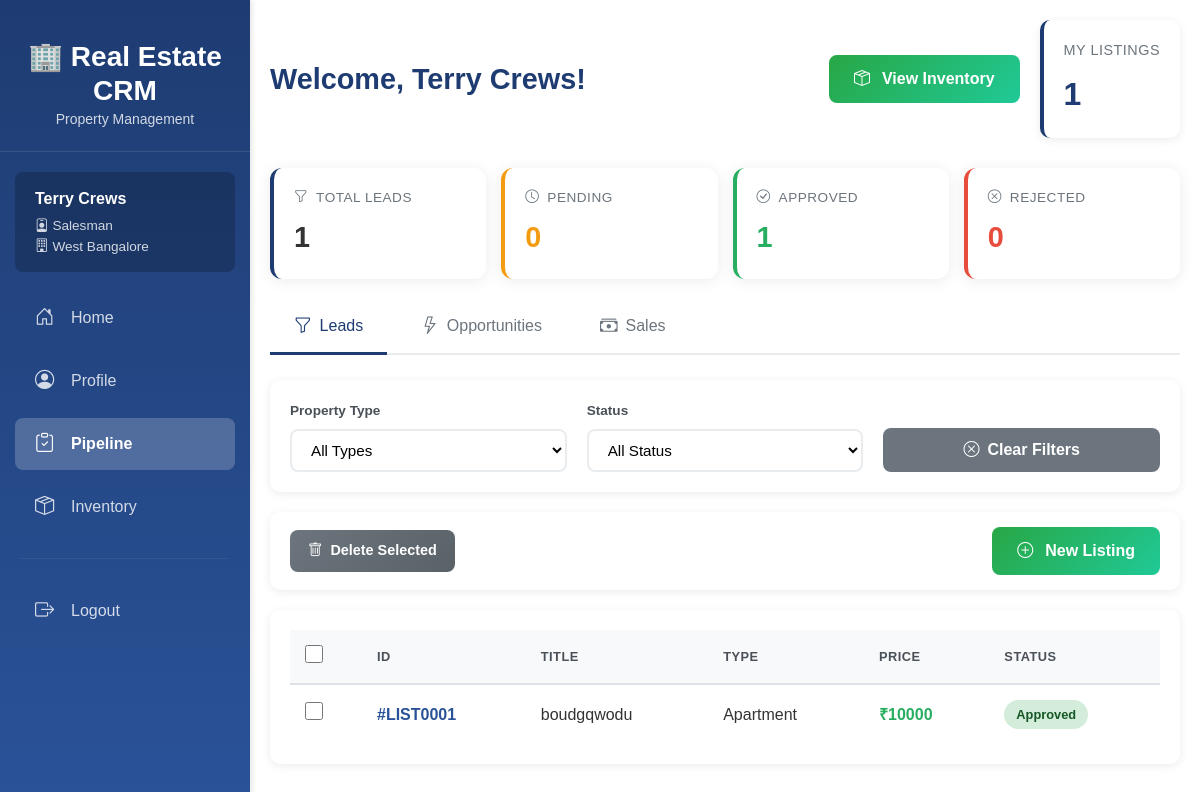
/dashboard/salesman/ (signed in), run on an earlier commit of the app's database.
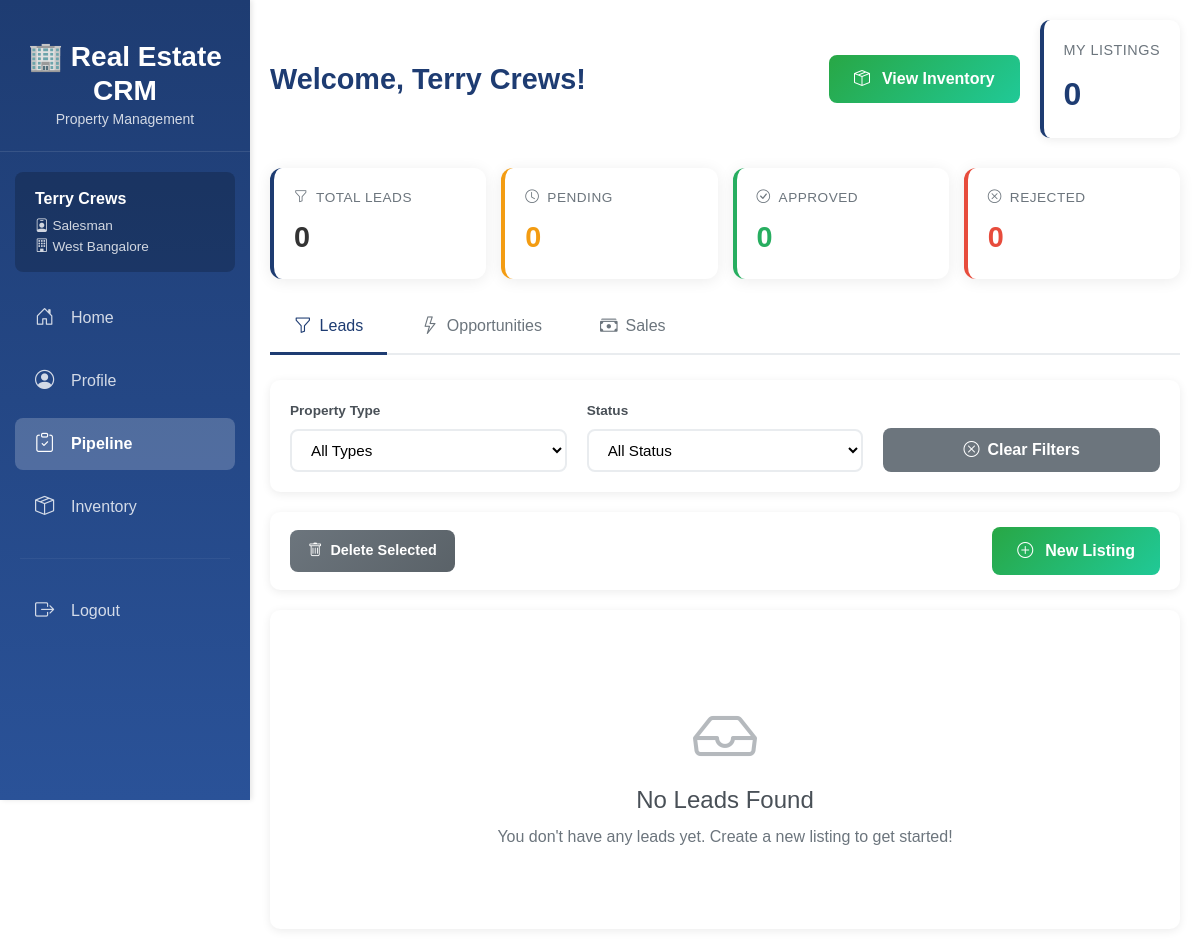
And on a later commit of the database.
### accounts/models.py (models this page shows, shortened)
class User(AbstractUser):
    class Role(models.TextChoices):
        CEO = "CEO", "CEO",
        MANAGER = "Manager", "Manager",
        SALESMAN = "Salesman", "Salesman"
    role = models.CharField(
        max_length=20,
        choices=Role.choices,
        default=Role.SALESMAN
    )
    branch = models.ForeignKey(
        'org.Branch',
        on_delete=models.SET_NULL,
        null=True,
        blank=True,
        related_name='users'
    )

### org/models.py (models this page shows, shortened)
class Branch(models.Model):
    id = models.CharField(max_length=5, primary_key=True)
    name  = models.CharField(max_length = 100)
    region = models.CharField(max_length = 100)
    address = models.TextField()
    is_active = models.BooleanField(default=True)
    class Meta:
        verbose_name = "Branch"
        verbose_name_plural = "Branches"

### inventory/models.py (models this page shows, shortened)
class Listing(models.Model):
    class typeChoices(models.TextChoices):
        VILLA = "Villa", "Villa"
        APARTMENT = "Apartment", "Apartment"
        WAREHOUSE = "Warehouse", "Warehouse"
        RETAIL_STORE = "Retail", "Retail Store"
        OFFICE_SPACE = "Office", "Office Space"
    class leadStatusChoices(models.TextChoices):
        PENDING = "Pending", "Pending Approval"
        REJECTED = "Rejected", "Rejected"
        APPROVED = "Approved", "Approved"
    class oppStatusChoices(models.TextChoices):
        PROSPECTING = "Prospecting", "Prospecting"
        NEGOTIATING = "Negotiating", "Negotiating"
        PENDING = "Pending", "Pending Approval"
        REJECTED = "Rejected", "Rejected"
        APPROVED = "Approved", "Approved"
    class saleStatusChoices(models.TextChoices):
        PROCESSING = "Processing", "Processing"
        CLOSED_WON = "ClosedW", "Closed Won"
        CLOSED_LOST = "ClosedL", "Closed Lost"
    id = models.CharField(max_length=10, primary_key=True)
    branch  = models.ForeignKey(
        'org.Branch',
        on_delete=models.CASCADE,
        related_name='listings'
    )
    type = models.TextField(
        choices=typeChoices.choices,
        default=typeChoices.VILLA)
    proposed_price = models.DecimalField(max_digits=12, decimal_places=2)
    title = models.CharField(max_length=200)
    address = models.TextField()
    city = models.CharField(max_length=100)
    lead_status = models.TextField(
        choices=leadStatusChoices.choices,
        default=leadStatusChoices.PENDING
    )
    lead_approved_by = models.ForeignKey(
        'accounts.User',
        on_delete=models.SET_NULL,
        null=True,
        blank=True,
        related_name='approved_leads'
    )
    lead_approved_at = models.DateTimeField(null=True, blank=True)
    opp_status = models.TextField(
        choices=oppStatusChoices.choices,
        null=True, blank=True
    )
    opp_approved_by = models.ForeignKey(
        'accounts.User',
        on_delete=models.SET_NULL,
        null=True,
        blank=True,
        related_name='approved_opportunities'
    )
    opp_approved_at = models.DateTimeField(null=True, blank=True)
    opp_price = models.DecimalField(max_digits=12, decimal_places=2, null=True, blank=True)
    sale_status = models.TextField(
        choices=saleStatusChoices.choices,
        null=True, blank=True
    )
    sale_closed_at = models.DateTimeField(null=True, blank=True)
    sale_price = models.DecimalField(max_digits=12, decimal_places=2, null=True, blank=True)
    created_at = models.DateTimeField(auto_now_add=True)
    updated_at = models.DateTimeField(auto_now=True)
    is_active = models.BooleanField(default=True)
    assigned_salesman = models.ForeignKey(
        'accounts.User',
        on_delete=models.SET_NULL,
        null=True,
        blank=True,
        related_name='assigned_salesmen',
        limit_choices_to={'role': 'Salesman'},
    )
    comments = models.CharField(null=True, max_length=100, blank=True)

### dashboards/views.py (the view, shortened to what this page needs)
# urls.py: path('salesman/', views.salesman_dashboard, name='salesman_dashboard'),
@login_required
@user_passes_test(is_salesman)
def salesman_dashboard(request):
    listings = listings_visible_to(request.user)
    lead_count = listings.filter(
        Q(lead_status=Listing.leadStatusChoices.PENDING) |
        Q(lead_status=Listing.leadStatusChoices.APPROVED) |
        Q(lead_status=Listing.leadStatusChoices.REJECTED)).count()
    lead_active_count = listings.filter(lead_status=Listing.leadStatusChoices.PENDING).count()
    lead_approved_count = listings.filter(lead_status=Listing.leadStatusChoices.APPROVED).count()
    lead_rejected_count = listings.filter(lead_status=Listing.leadStatusChoices.REJECTED).count()
    opp_count = listings.filter(
        Q(opp_status=Listing.oppStatusChoices.PENDING) |
        Q(opp_status=Listing.oppStatusChoices.PROSPECTING) |
        Q(opp_status=Listing.oppStatusChoices.NEGOTIATING) |
        Q(opp_status=Listing.oppStatusChoices.APPROVED) |
        Q(opp_status=Listing.oppStatusChoices.REJECTED)).count()
    opp_active_count = listings.filter(
        Q(opp_status=Listing.oppStatusChoices.PENDING) |
        Q(opp_status=Listing.oppStatusChoices.PROSPECTING) |
        Q(opp_status=Listing.oppStatusChoices.NEGOTIATING)).count()
    opp_approved_count = listings.filter(opp_status=Listing.oppStatusChoices.APPROVED).count()
    opp_rejected_count = listings.filter(opp_status=Listing.oppStatusChoices.REJECTED).count()
    sale_count = listings.filter(
        Q(sale_status=Listing.saleStatusChoices.PROCESSING) |
        Q(sale_status=Listing.saleStatusChoices.CLOSED_WON) |
        Q(sale_status=Listing.saleStatusChoices.CLOSED_LOST)).count()
    sale_active_count = listings.filter(sale_status=Listing.saleStatusChoices.PROCESSING).count()
    sale_won_count = listings.filter(sale_status=Listing.saleStatusChoices.CLOSED_WON).count()
    sale_lost_count = listings.filter(sale_status=Listing.saleStatusChoices.CLOSED_LOST).count()
    stage = request.POST.get('stage', 'lead')
    context = {
        'listings': listings,
        'lead_count': lead_count,
        'lead_active_count': lead_active_count,
        'lead_approved_count': lead_approved_count,
        'lead_rejected_count': lead_rejected_count,
        'opp_count': opp_count,
        'opp_active_count': opp_active_count,
        'opp_approved_count': opp_approved_count,
        'opp_rejected_count': opp_rejected_count,
        'sale_count': sale_count,
        'sale_active_count': sale_active_count,
        'sale_won_count': sale_won_count,
        'sale_lost_count': sale_lost_count,
        'stage': stage
    }
    return render(request, 'dashboards/salesman_dashboard.html', context)

### dashboards/templates/dashboards/salesman_dashboard.html (shortened to what this page needs)
{% extends 'base.html' %}
{% load static %}
{% block extra_css %}
<link rel="stylesheet" href="{% static 'css/dashboard.css' %}">
<link rel="stylesheet" href="{% static 'css/components.css' %}">
{% endblock %}
{% block content %}
<div class="dashboard-header">
    <h1 class="dashboard-welcome">Welcome, {{ user.get_full_name|default:user.username }}!</h1>
    <a href="{% url 'inventory:listing_list' %}" class="btn btn-success">
        <i class="bi bi-box-seam"></i> View Inventory
    </a>
    <div class="stats-overview-card">
        <div class="stats-title">My Listings</div>
        <div class="stats-value">{{ listings|length }}</div>
    </div>
</div>
<div class="stats-group active" id="stats-leads">
    <div class="stats-card total">
        <div class="stats-label"><i class="bi bi-funnel"></i> Total Leads</div>
        <div class="stats-number">{{ lead_count }}</div>
    </div>
    <div class="stats-card pending">
        <div class="stats-label"><i class="bi bi-clock"></i> Pending</div>
        <div class="stats-number">{{ lead_active_count }}</div>
    </div>
    <div class="stats-card approved">
        <div class="stats-label"><i class="bi bi-check-circle"></i> Approved</div>
        <div class="stats-number">{{ lead_approved_count }}</div>
    </div>
    <div class="stats-card rejected">
        <div class="stats-label"><i class="bi bi-x-circle"></i> Rejected</div>
        <div class="stats-number">{{ lead_rejected_count }}</div>
    </div>
</div>
<div class="tab-menu">
    <button class="tab-button active" onclick="switchTab(event, 'leads')">
        <i class="bi bi-funnel"></i> Leads
    </button>
    <button class="tab-button" onclick="switchTab(event, 'opps')">
        <i class="bi bi-lightning"></i> Opportunities
    </button>
    <button class="tab-button" onclick="switchTab(event, 'sale')">
        <i class="bi bi-cash-stack"></i> Sales
    </button>
</div>
<div id="leads" class="tab-content active">
    <form method="post" id="batch-form-leads">
        <div class="filters-container">
            <div class="filters-row">
                <div class="filter-group">
                    <label for="typeFilterLeads">Property Type</label>
                    <select id="typeFilterLeads">
                        <option value="">All Types</option>
                    </select>
                </div>
                <div class="filter-group">
                    <label for="statusFilterLeads">Status</label>
                    <select id="statusFilterLeads">
                        <option value="">All Status</option>
                    </select>
                </div>
                <div class="filter-group">
                    <label>&nbsp;</label>
                    <button type="button" id="clearFiltersLeads" class="btn-clear">
                        <i class="bi bi-x-circle"></i> Clear Filters
                    </button>
                </div>
            </div>
        </div>
        <div class="actions-container">
            <button type="button" class="action-btn btn-delete" onclick="setSalesmanAction('delete','leads')">
                <i class="bi bi-trash"></i> Delete Selected
            </button>
            {% if perms.inventory.add_listing %}
            <a href="{% url 'inventory:listing_create_salesman' %}" class="btn btn-success ms-auto">
                <i class="bi bi-plus-circle"></i> New Listing
            </a>
            {% endif %}
        </div>
        <div class="table-container">
            {% if listings %}
            <table id="salesman-leads-table" class="data-table">
                <thead>
                    <tr>
                        <th><input type="checkbox" id="select_all_leads" onchange="toggleSelectAll(this)"></th>
                        <th>ID</th>
                        <th>Title</th>
                        <th>Type</th>
                        <th>Price</th>
                        <th>Status</th>
                    </tr>
                </thead>
                <tbody>
                    {% for listing in listings %}
                    {% if listing.lead_status %}
                    <tr>
                        <td>
                            <input type="checkbox" name="listing_ids" value="{{ listing.id }}" class="listing-checkbox">
                        </td>
                        <td>
                            <a href="{% url 'inventory:listing_detail' listing.pk %}" class="id-link">
                                #{{ listing.id }}
                            </a>
                        </td>
                        <td>{{ listing.title }}</td>
                        <td>{{ listing.get_type_display }}</td>
                        <td class="price-cell">₹{{ listing.proposed_price|floatformat:0 }}</td>
                        <td>
                            {% if listing.lead_status == "Pending" %}
                            <span class="status-badge pending">Pending</span>
                            {% elif listing.lead_status == "Approved" %}
                            <span class="status-badge approved">Approved</span>
                            {% elif listing.lead_status == "Rejected" %}
                            <span class="status-badge rejected">Rejected</span>
                            {% else %}
                            <span class="status-badge">{{ listing.get_lead_status_display }}</span>
                            {% endif %}
                        </td>
                    </tr>
                    {% endif %}
                    {% endfor %}
                </tbody>
            </table>
            {% else %}
            <div class="empty-state">
                <i class="bi bi-inbox"></i>
                <h4>No Leads Found</h4>
                <p>You don't have any leads yet. Create a new listing to get started!</p>
            </div>
            {% endif %}
        </div>
    </form>
</div>
{% endblock %}

### templates/base.html (shortened to what this page needs)
{% load static %}
{% load compress %}
<!DOCTYPE html>
<html lang="en">
<head>
    <link rel="stylesheet" href="https://cdn.jsdelivr.net/npm/bootstrap@5.3.0/dist/css/bootstrap.min.css">
    <link rel="stylesheet" href="https://cdn.jsdelivr.net/npm/bootstrap-icons@1.11.0/font/bootstrap-icons.css">
    <link rel="stylesheet" href="https://cdn.datatables.net/1.13.8/css/jquery.dataTables.min.css">
    {% compress css %}
    <link rel="stylesheet" href="{% static 'css/base.css' %}">
    {% block extra_css %}{% endblock %}
    {% endcompress %}
</head>
<body class="{% block body_class %}{% endblock %}">
    <div class="sidebar">
        <div class="brand">
            <h3>🏢 Real Estate CRM</h3>
            <small>Property Management</small>
        </div>
        <div class="user-info">
            <div class="user-name">{{ request.user.get_full_name }}</div>
            <div class="user-role">
                <i class="bi bi-person-badge"></i> {{ request.user.role }}
            </div>
            <div class="user-role">
                <i class="bi bi-building"></i> {{ request.user.branch.name }}
            </div>
        </div>
        <nav class="nav flex-column">
            <a class="nav-link {% if request.resolver_match.url_name == 'home' or request.resolver_match.url_name == 'salesman_home' or request.resolver_match.url_name == 'manager_home' %}active{% endif %}"
               href="{% url 'dashboards:home' %}">
                <i class="bi bi-house-door"></i>
                <span>Home</span>
            </a>
            <a class="nav-link {% if 'profile' in request.resolver_match.url_name %}active{% endif %}"
               href="{% url 'accounts:profile' %}">
                <i class="bi bi-person-circle"></i>
                <span>Profile</span>
            </a>
            {% if request.user.role == 'Salesman' %}
            <a class="nav-link {% if 'salesman_dashboard' in request.resolver_match.url_name %}active{% endif %}"
               href="{% url 'dashboards:salesman_dashboard' %}">
                <i class="bi bi-clipboard-check"></i>
                <span>Pipeline</span>
            </a>
            {% elif request.user.role == 'Manager' %}
            <a class="nav-link {% if 'manager_dashboard' in request.resolver_match.url_name %}active{% endif %}"
               href="{% url 'dashboards:manager_dashboard' %}">
                <i class="bi bi-people"></i>
                <span>Team Pipeline</span>
            </a>
            {% elif request.user.role == 'CEO' %}
            <a class="nav-link {% if 'ceo_dashboard' in request.resolver_match.url_name %}active{% endif %}"
               href="{% url 'dashboards:ceo_dashboard' %}">
                <i class="bi bi-building"></i>
                <span>Organization</span>
            </a>
            {% endif %}
            <a class="nav-link {% if 'inventory' in request.resolver_match.url_name %}active{% endif %}"
               href="{% url 'inventory:listing_list' %}">
                <i class="bi bi-box-seam"></i>
                <span>Inventory</span>
            </a>
            <hr style="border-color: rgba(255,255,255,0.2); margin: 20px;">
            <a class="nav-link" href="{% url 'accounts:logout' %}"
               onclick="return confirm('Are you sure you want to logout?')">
                <i class="bi bi-box-arrow-right"></i>
                <span>Logout</span>
            </a>
        </nav>
    </div>
    <div class="main-content">
        {% block content %}
        {% endblock %}
    </div>
</body>
</html>

What changed in the data, as far as the page shows it:
removed Listing: id "LIST0001", title "boudgqwodu", type "Apartment", proposed_price "10000", lead_status "Approved"
Also different on the page:
{{ listings|length }}: "1" → "0"
{{ lead_count }}: "1" → "0"
{{ lead_approved_count }}: "1" → "0"
form field value: "☐" → (not shown)
text no longer shown: "ID TITLE TYPE PRICE STATUS"
text now shown: "No Leads Found You don't have any leads yet. Create a new listing to get started!"
